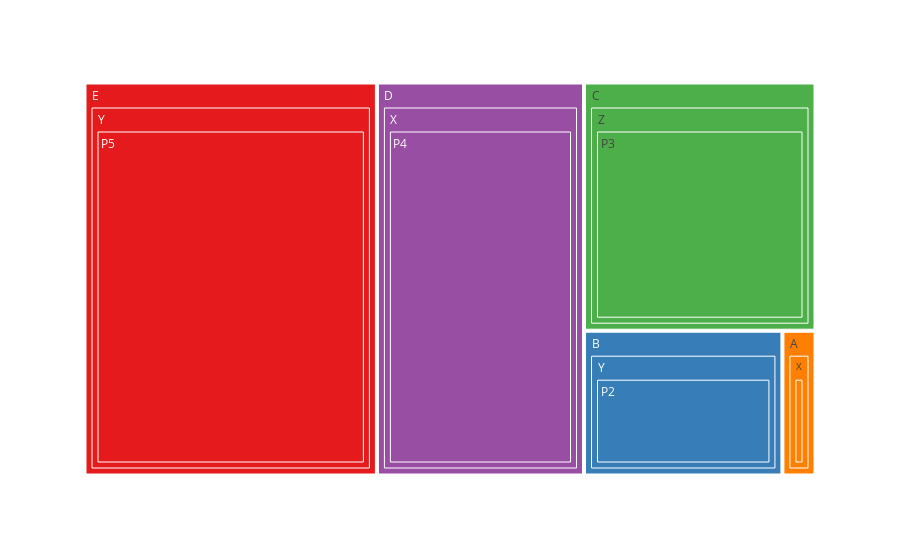

Notebook cell for this chart:
### Code cell
import plotly.express as px
import pandas as pd

# Sample data
data = {
    'category_1': ['A', 'B', 'C', 'D', 'E'],
    'category_2': ['X', 'Y', 'Z', 'X', 'Y'],
    'subcategory': ['P1', 'P2', 'P3', 'P4', 'P5'],
    'size_in_gb': [0.5, 3, 6, 8.5, 12]  # Sizes in GB to fit the given bins
}

df = pd.DataFrame(data)

# Define bins and labels as per the logic provided
bins = [0, 2.5, 5, 7.5, 10, float('inf')]
labels = [
    'less than 2.5',
    'between 2.5 and 5',
    'between 5 and 7.5',
    'between 7.5 and 10',
    '10 years or more'
]

# Assign each entry to a bin based on 'size_in_gb'
df['size_bin'] = pd.cut(df['size_in_gb'], bins=bins, labels=labels, right=False)

set1_colors = [
    'rgb(228,26,28)', 'rgb(55,126,184)', 'rgb(77,175,74)',
    'rgb(152,78,163)', 'rgb(255,127,0)', 'rgb(255,255,51)',
    'rgb(166,86,40)', 'rgb(247,129,191)', 'rgb(153,153,153)'
]

fig = px.treemap(
    df, 
    path=['category_1', 'category_2', 'subcategory'], 
    values='size_in_gb', 
    color='size_bin',
    color_discrete_sequence=set1_colors
)

fig.show()

### Figure 1 — Plotly figure (JSON) as saved in the notebook; plotly's stock layout.template omitted (floating-point values rounded to 4 significant figures)
{"data": [{"branchvalues": "total", "customdata": [["10 years or more"], ["between 2.5 and 5"], ["between 5 and 7.5"], ["between 7.5 and 10"], ["less than 2.5"], ["less than 2.5"], ["between 7.5 and 10"], ["between 2.5 and 5"], ["10 years or more"], ["between 5 and 7.5"], ["less than 2.5"], ["between 2.5 and 5"], ["between 5 and 7.5"], ["between 7.5 and 10"], ["10 years or more"]], "domain": {"x": [0, 1], "y": [0, 1]}, "hovertemplate": "labels=%{label}<br>size_in_gb=%{value}<br>parent=%{parent}<br>id=%{id}<br>size_bin=%{customdata[0]}<extra></extra>", "ids": ["E/Y/P5", "B/Y/P2", "C/Z/P3", "D/X/P4", "A/X/P1", "A/X", "D/X", "B/Y", "E/Y", "C/Z", "A", "B", "C", "D", "E"], "labels": ["P5", "P2", "P3", "P4", "P1", "X", "X", "Y", "Y", "Z", "A", "B", "C", "D", "E"], "marker": {"colors": ["rgb(228,26,28)", "rgb(55,126,184)", "rgb(77,175,74)", "rgb(152,78,163)", "rgb(255,127,0)", "rgb(255,127,0)", "rgb(152,78,163)", "rgb(55,126,184)", "rgb(228,26,28)", "rgb(77,175,74)", "rgb(255,127,0)", "rgb(55,126,184)", "rgb(77,175,74)", "rgb(152,78,163)", "rgb(228,26,28)"]}, "name": "", "parents": ["E/Y", "B/Y", "C/Z", "D/X", "A/X", "A", "D", "B", "E", "C", "", "", "", "", ""], "type": "treemap", "values": [12, 3, 6, 8.5, 0.5, 0.5, 8.5, 3, 12, 6, 0.5, 3, 6, 8.5, 12]}], "layout": {"legend": {"tracegroupgap": 0}, "margin": {"t": 60}, "treemapcolorway": ["rgb(228,26,28)", "rgb(55,126,184)", "rgb(77,175,74)", "rgb(152,78,163)", "rgb(255,127,0)", "rgb(255,255,51)", "rgb(166,86,40)", "rgb(247,129,191)", "rgb(153,153,153)"]}}
